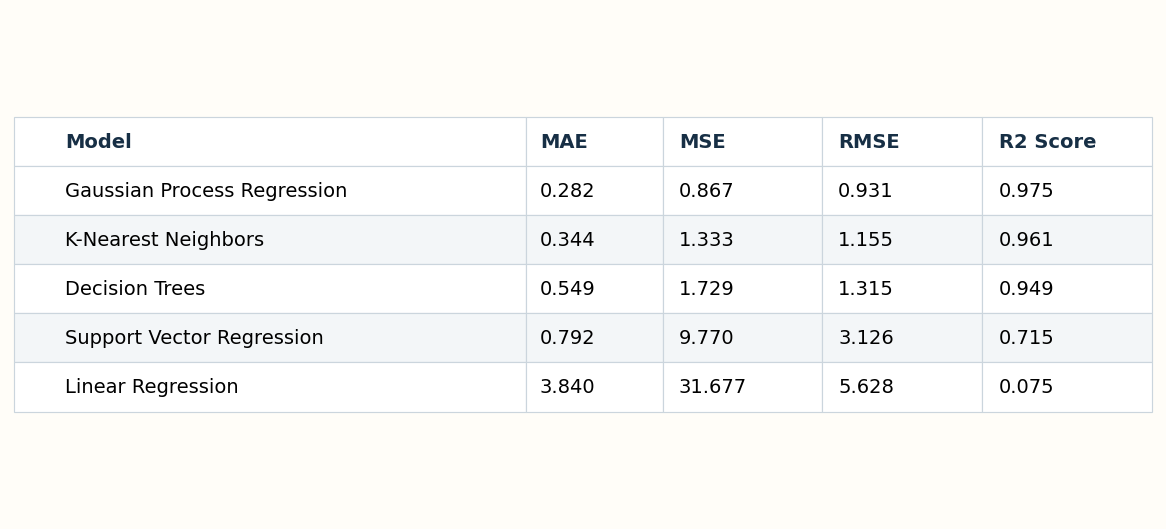

Reproduce this figure in Python.
from pathlib import Path

import matplotlib.pyplot as plt


OUTPUT_PATH = Path(__file__).with_name("rssi_reference_metrics.png")


def main() -> None:
    rows = [
        ["Gaussian Process Regression", "0.282", "0.867", "0.931", "0.975"],
        ["K-Nearest Neighbors", "0.344", "1.333", "1.155", "0.961"],
        ["Decision Trees", "0.549", "1.729", "1.315", "0.949"],
        ["Support Vector Regression", "0.792", "9.770", "3.126", "0.715"],
        ["Linear Regression", "3.840", "31.677", "5.628", "0.075"],
    ]
    figure, axis = plt.subplots(figsize=(8.2, 3.65), dpi=140)
    figure.patch.set_facecolor("#fffdf8")
    axis.axis("off")
    table = axis.table(
        cellText=rows,
        colLabels=["Model", "MAE", "MSE", "RMSE", "R2 Score"],
        cellLoc="left",
        colLoc="left",
        colWidths=[0.45, 0.12, 0.14, 0.14, 0.15],
        loc="center",
    )
    table.auto_set_font_size(False)
    table.set_fontsize(10)
    table.scale(1, 1.65)
    for (row, _column), cell in table.get_celld().items():
        cell.set_edgecolor("#cbd5dd")
        cell.set_linewidth(0.6)
        if row == 0:
            cell.set_facecolor("#ffffff")
            cell.set_text_props(weight="bold", color="#172f45")
        elif row % 2 == 0:
            cell.set_facecolor("#f3f6f8")
        else:
            cell.set_facecolor("#ffffff")
    figure.tight_layout(pad=0.25)
    figure.savefig(OUTPUT_PATH, facecolor=figure.get_facecolor(), bbox_inches="tight")


if __name__ == "__main__":
    main()
